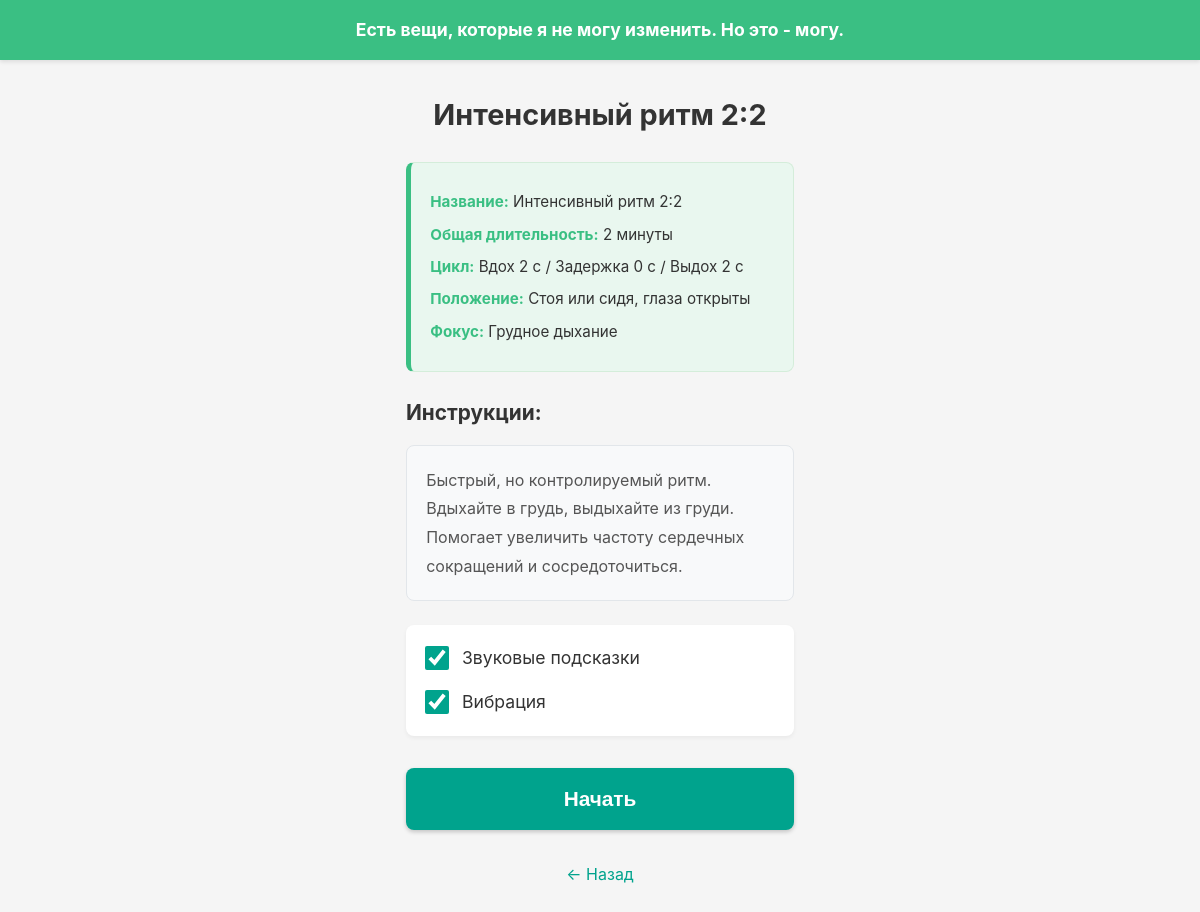
The page /breathe/technique/3/ on the database its author committed.
### breathe/models.py (models this page shows, shortened)
class BreathingTechnique(models.Model):
    BREATH_ORIGIN_CHOICES = [
        ('ABDOMEN', 'ABDOMEN'),
        ('CHEST', 'CHEST'),
        ('NOSTRILS', 'NOSTRILS'),
        ('MOUTH', 'MOUTH'),
        ('ALL', 'ALL'),
    ]
    category = models.ForeignKey(
        BreathingCategory,
        on_delete=models.CASCADE,
        related_name='techniques',
        help_text="Category this technique belongs to"
    )
    name_ru = models.CharField(
        max_length=200,
        help_text="Display name in Russian"
    )
    inhale = models.IntegerField(
        help_text="Inhale duration (seconds)"
    )
    hold_start = models.IntegerField(
        help_text="Hold after inhale (seconds)"
    )
    exhale = models.IntegerField(
        help_text="Exhale duration (seconds)"
    )
    hold_end = models.IntegerField(
        help_text="Hold after exhale (seconds)"
    )
    recommended_time_min = models.IntegerField(
        help_text="Total session duration (minutes)"
    )
    posture_ru = models.CharField(
        max_length=100,
        help_text="Quick preparation cue (e.g., 'Сидя')"
    )
    breath_origin = models.CharField(
        max_length=20,
        choices=BREATH_ORIGIN_CHOICES,
        help_text="Focus area: ABDOMEN, CHEST, NOSTRILS, MOUTH, or ALL"
    )
    instructions_ru = models.TextField(
        help_text="Detailed step-by-step instructions in Russian"
    )
    use_sound_cue = models.BooleanField(
        default=True,
        help_text="Default sound toggle state"
    )
    use_haptic_cue = models.BooleanField(
        default=True,
        help_text="Default vibration toggle state"
    )
    class Meta:
        verbose_name = "Breathing Technique"
        verbose_name_plural = "Breathing Techniques"
        ordering = ['category', 'id']
        indexes = [
            models.Index(fields=['category']),
        ]

### breathe/views.py (the view)
# urls.py: path('technique/<int:technique_id>/', views.technique_detail_view, name='technique'),
def technique_detail_view(request, technique_id):
    technique = get_object_or_404(BreathingTechnique, pk=technique_id)
    breath_origin_map = {
        'ABDOMEN': 'Брюшное дыхание',
        'CHEST': 'Грудное дыхание',
        'NOSTRILS': 'Дыхание носом',
        'MOUTH': 'Дыхание ртом',
        'ALL': 'Естественное дыхание',
    }
    technique_breath_origin_ru = breath_origin_map.get(technique.breath_origin, technique.breath_origin)
    context = {
        'technique': technique,
        'technique_breath_origin_ru': technique_breath_origin_ru,
    }
    return render(request, 'breathe/preparation.html', context)

### templates/breathe/preparation.html (shortened to what this page needs)
{% extends 'base.html' %}
{% load static %}
{% block content %}
<div class="preparation-container">
    <h1 class="page-title">{{ technique.name_ru }}</h1>
    <div class="summary-confirmation">
        <p><strong>Название:</strong> {{ technique.name_ru }}</p>
        <p><strong>Общая длительность:</strong> {{ technique.recommended_time_min }} минуты</p>
        <p><strong>Цикл:</strong> Вдох {{ technique.inhale }} с / Задержка {{ technique.hold_start }} с / Выдох {{ technique.exhale }} с</p>
        <p><strong>Положение:</strong> {{ technique.posture_ru }}</p>
        <p><strong>Фокус:</strong> {{ technique_breath_origin_ru }}</p>
    </div>
    <h2>Инструкции:</h2>
    <div class="instructions-text">
        {{ technique.instructions_ru|linebreaks }}
    </div>
    <div class="toggle-controls">
        <label class="toggle-label">
            <input type="checkbox" id="soundToggle" {% if technique.use_sound_cue %}checked{% endif %}>
            <span>Звуковые подсказки</span>
        </label>
        <label class="toggle-label">
            <input type="checkbox" id="vibrationToggle" {% if technique.use_haptic_cue %}checked{% endif %}>
            <span>Вибрация</span>
        </label>
    </div>
    <button id="startButton" class="start-button">Начать</button>
    <div class="back-link">
        <a href="{% url 'breathe:techniques' technique.category.id %}">← Назад</a>
    </div>
</div>
{% endblock %}

### static/css/base.css (style rules this page uses)
* { margin: 0; padding: 0; box-sizing: border-box; }
body { font-family: -apple-system, BlinkMacSystemFont, 'Segoe UI', Roboto, 'Helvetica Neue', Arial, sans-serif; background-color: #f5f5f5; color: #333; line-height: 1.6; min-height: 100vh; display: flex; flex-direction: column; }
.page-title { font-size: 1.8rem; margin-bottom: 1.5rem; text-align: center; color: #333; }
.back-link { text-align: center; margin-top: 2rem; }
.back-link a { color: #00A38D; text-decoration: none; font-size: 1rem; }
.preparation-container { padding: 1rem 0; }
.summary-confirmation { background-color: #e9f7ef; border: 1px solid #d4edda; border-left: 5px solid #3ABF83; border-radius: 8px; padding: 1.2rem; margin-bottom: 1.5rem; }
.summary-confirmation p { margin: 0.5rem 0; font-size: 0.95rem; line-height: 1.6; }
.summary-confirmation p strong { color: #3ABF83; font-weight: bold; }
.preparation-container h2 { font-size: 1.3rem; margin-top: 1.5rem; margin-bottom: 1rem; color: #333; }
.instructions-text { background-color: #f8f9fa; border: 1px solid #e2e6ea; border-radius: 8px; padding: 1.2rem; margin-bottom: 1.5rem; line-height: 1.8; color: #555; font-size: 1rem; }
.toggle-controls { display: flex; flex-direction: column; gap: 1rem; margin-bottom: 2rem; background: white; padding: 1.2rem; border-radius: 8px; box-shadow: 0 2px 4px rgba(0,0,0,0.05); }
.toggle-label { display: flex; align-items: center; font-size: 1.1rem; color: #333; cursor: pointer; user-select: none; }
.toggle-label input[type="checkbox"] { width: 24px; height: 24px; margin-right: 0.8rem; cursor: pointer; accent-color: #00A38D; }
.toggle-label span { flex: 1; }
.start-button { display: block; width: 100%; background-color: #00A38D; color: white; padding: 1.2rem; border: none; border-radius: 8px; font-size: 1.3rem; font-weight: bold; cursor: pointer; transition: background-color 0.3s, transform 0.2s; box-shadow: 0 2px 4px rgba(0,0,0,0.2); margin-bottom: 1rem; }

### rows shown on the page
BreathingTechnique: name_ru "Интенсивный ритм 2:2", recommended_time_min "2", inhale "2", hold_start "0", exhale "2", posture_ru "Стоя или сидя, глаза открыты", instructions_ru "Быстрый, но контролируемый ритм. Вдыхайте в грудь, выдыхайте из груди. Помогает увеличить частоту сердечных сокращений и сосредоточиться.", use_sound_cue "☑", use_haptic_cue "☑"

### other values the page prints
{{ technique_breath_origin_ru }} "Грудное дыхание"
